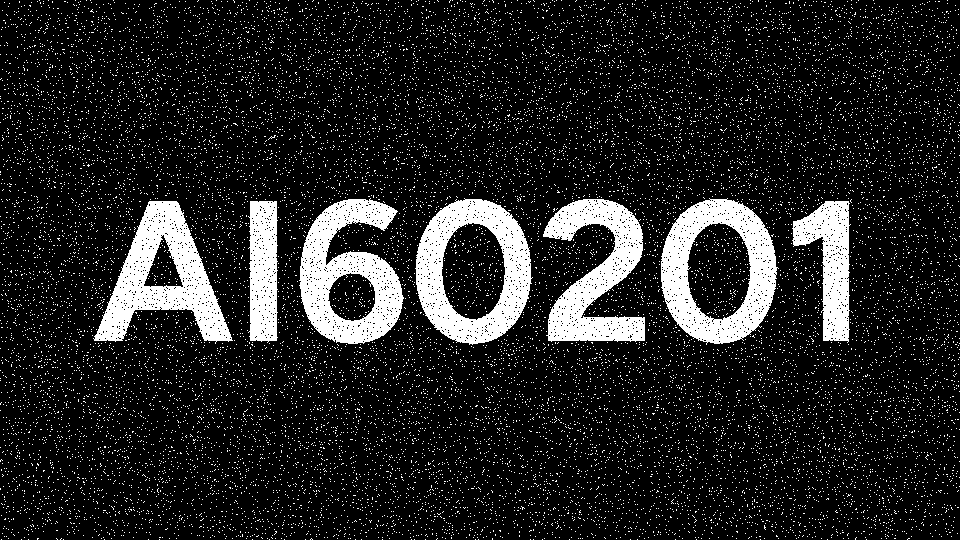
#> input picture Image_denoising_segmentation-master/data/noisy.png, 960 x 540 px
$ python variational_Inference_denoise.py
#> lines starting #> are read from the running program, lines starting #| are printed output that depends on the picture; after the words box and inside, x2 and y2 are one past the last pixel; in counts of white or black regions, pixels touching at a corner belong together
import numpy as np
from scipy.stats import norm
import cv2
np.random.seed(0)

def getEntropy(prob):
    # entropy of data[0][0] = - prob[0][0] * np.log(prob[0][0]) - (1-prob[0][0]) * np.log(1-prob[0][0])
    return -np.mean(prob * np.log(prob + 1e-10) + (1 - prob) * np.log(1 - prob + 1e-10))

def VAriationalInference_denoise_quickly(data, prob, mu, width, height, episolon=1e-3, J=1, std=1):
    '''
    :param data: matrix includes [1 or -1]
    :param prob: probability of get 1. eg. data[0][0] = 0.8 means 80% will get 1
    :param mu: mu of data
    :param width: image's width
    :param height: image's height
    :param episolon: judge whether to get out of the iterations
    :param J: coupling strength
    :param std: std of noise norm
    :return: updated data
    '''
    def matrixUpdate(mask):
        # left neighbors
        left_matrix = mu.copy()
        left_matrix[:,1:] = left_matrix[:,:-1]
        left_matrix[:,0] = mu[:,-1]
        # right neighbors
        right_matrix = mu.copy()
        right_matrix[:,:-1] = right_matrix[:,1:]
        right_matrix[:, -1] = mu[:, 0]
        # upper neighbors
        up_matrix = mu.copy()
        up_matrix[1:,:] = up_matrix[:-1,:]
        up_matrix[0,:] = mu[-1,:]
        # bottom neighbors
        bottom_matrix = mu.copy()
        bottom_matrix[:-1,:] = bottom_matrix[1:,:]
        bottom_matrix[-1,:] = mu[0,:]
        neighbours_mean_value_sum = left_matrix + right_matrix + up_matrix + bottom_matrix
        L_positive = np.log(norm.pdf(data, loc=1, scale=std) + 1e-10)
        L_negative = np.log(norm.pdf(data, loc=-1, scale=std) + 1e-10)
        positive = np.exp(J * neighbours_mean_value_sum + L_positive)
        negative = np.exp(-J * neighbours_mean_value_sum + L_negative)
        prob[mask] = (positive / (positive + negative))[mask]

        a_i = J * neighbours_mean_value_sum + 0.5 * (L_positive - L_negative)
        mu[mask] = np.tanh(a_i)[mask]

    lastEntropy = -np.inf
    while (1):
        # even's start state
        mask = np.full(width * height, False)
        mask[::2] = True
        matrixUpdate(mask.reshape([height, width]))
        # odd's start state
        mask = np.full(width * height, False)
        mask[1::2] = True
        matrixUpdate(mask.reshape([height, width]))

        currentEntropy = getEntropy(prob)
        if (np.abs(currentEntropy - lastEntropy) < episolon):
            break
        lastEntropy = currentEntropy

    data[mu >= 0] = 1
    data[mu < 0] = -1

    return data

def Process(data, episolon, J, std):
    '''
    :param data: matrix includes [0 or 255]
    :param episolon: judge whether to get out of the iterations
    :param J: coupling strength
    :param std: std of noise norm
    :return: save the denoised image
    '''
    width = data.shape[1]
    height = data.shape[0]
    data[data == 255] = 1
    # prob: probability of get 1. eg. data[0][0] = 0.8 means 80% will get 1, initially set them equal to the original image
    prob = data.copy()
    data[data == 0] = -1
    # initialize the mu as the same as data
    mu = data.copy()
    denoised_data = VAriationalInference_denoise_quickly(data, prob, mu, width, height, episolon=episolon, J=J, std=std)
    print("denoising is done.")
    denoised_data[denoised_data == 1] = 255
    denoised_data[denoised_data == -1] = 0
    print("start write into image......")
    cv2.imwrite('data/denoised-GMM-VI.png', denoised_data.astype(np.uint8))
    print("succeed in saving denoised image into \"./data/denoised-VI.png\"")

if __name__ == "__main__":
    image = cv2.imread("data/noisy.png", cv2.IMREAD_GRAYSCALE)
#> image: shape (540, 960); 13.6% white; 17943 white regions (17936 under 20 px), largest, box (x1, y1, x2, y2) and area: (661, 198, 779, 345) 8312, (415, 198, 533, 345) 8306, (93, 201, 233, 344) 8247
    print("noise image is loaded.")
    Process(image.astype(np.float32), episolon=1e-4, J=1, std=1)
#> the loop in VAriationalInference_denoise_quickly, `while (1): # even's start state` made 4 passes
#> (currentEntropy, lastEntropy) on passes 1 to 3: (0.0104, 0.0104), (0.00325, 0.00325), (0.00291, 0.00291)
#> currentEntropy on pass 4: 0.00283
#> after the loop in VAriationalInference_denoise_quickly, `while (1):`:
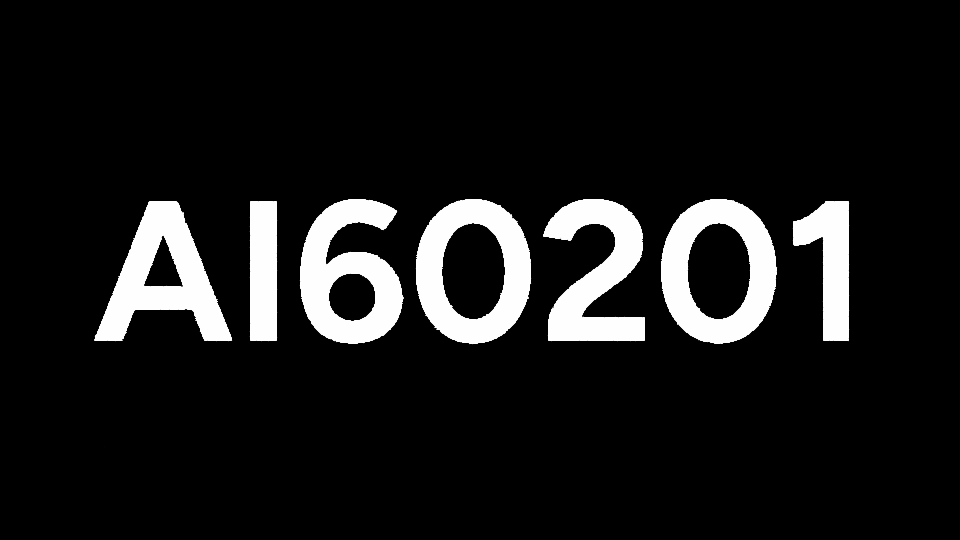
#> prob: shape (540, 960) float32; min 4.54e-05, max 1, mean 0.0975
#> in VAriationalInference_denoise_quickly, `data[mu < 0] = -1`:
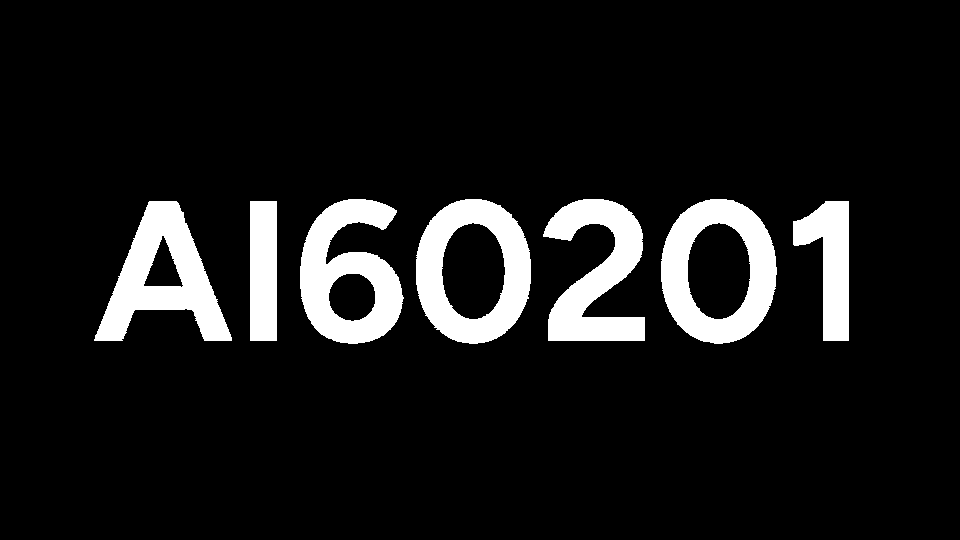
#> data: shape (540, 960) float32; values -1 (black) and 1 (white), 9.7% white; 7 white regions, largest, box (x1, y1, x2, y2) and area: (416, 199, 531, 344) 8644, (661, 199, 777, 344) 8642, (94, 201, 232, 341) 8611
#> in Process, `denoised_data[denoised_data == 1] = 255`:
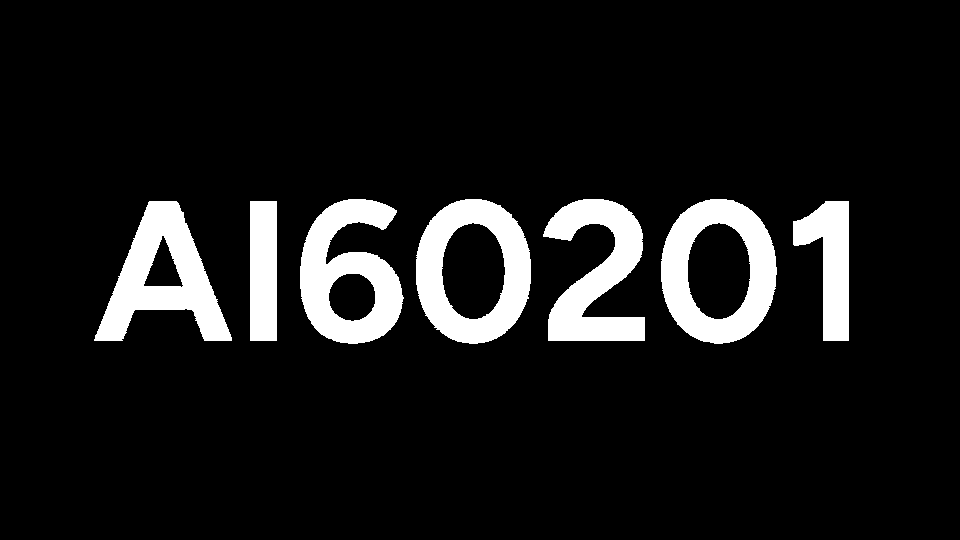
#> denoised_data: shape (540, 960) float32; values -1 (black) and 255 (white), 9.7% white; 7 white regions, largest, box (x1, y1, x2, y2) and area: (416, 199, 531, 344) 8644, (661, 199, 777, 344) 8642, (94, 201, 232, 341) 8611
